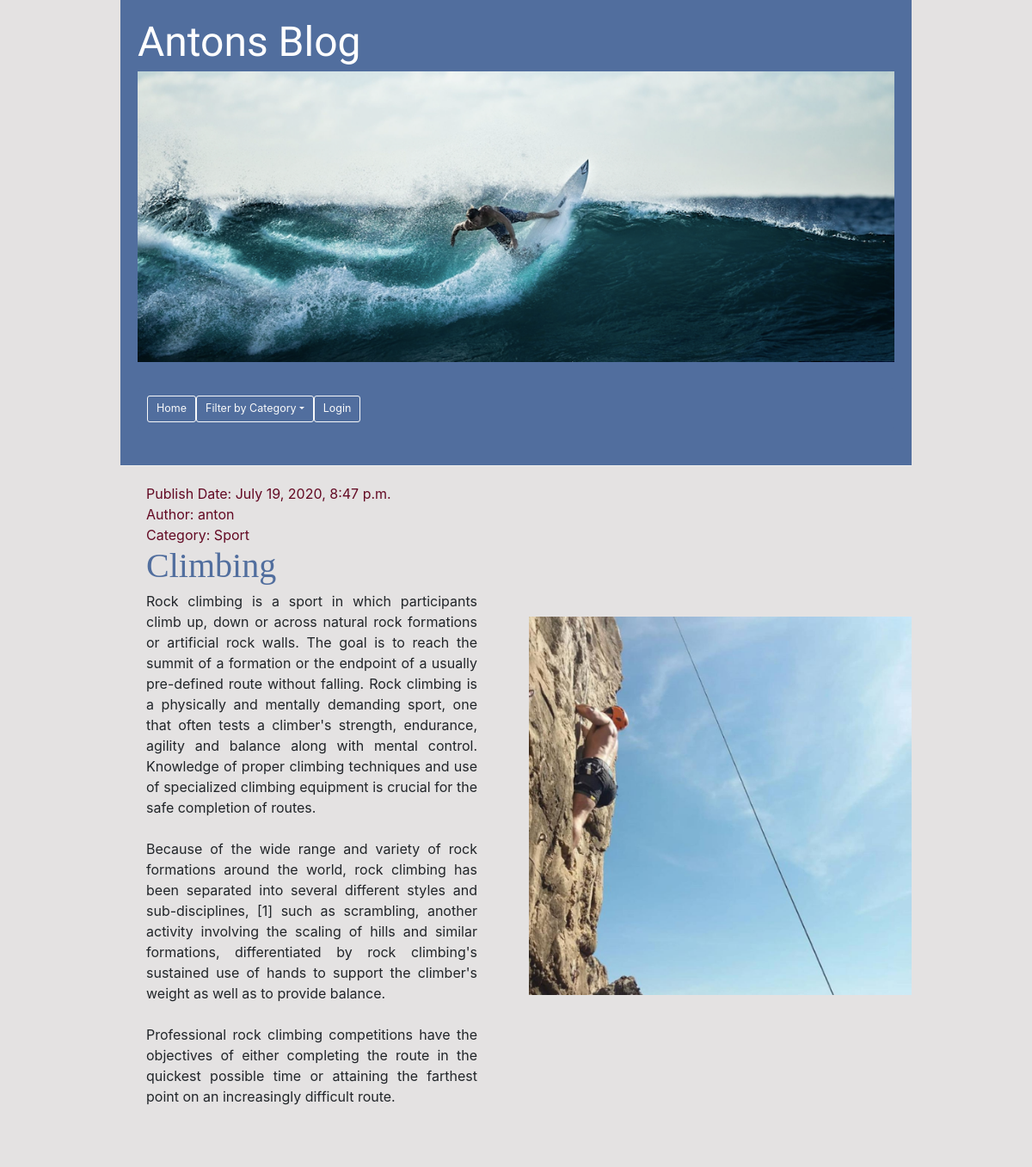
The page /post/13/ on the database its author committed.
### blog/models.py (models this page shows, shortened)
class Post(models.Model):
    author = models.ForeignKey(settings.AUTH_USER_MODEL, on_delete=models.CASCADE)
    title = models.CharField(max_length=200)
    text = models.TextField()
    created_date = models.DateTimeField(default=timezone.now)
    published_date = models.DateTimeField(blank=True, null=True)
    image = models.ImageField(null=True, upload_to='images/')
    CATEGORY1 = 'Food'
    CATEGORY2 = 'Body'
    CATEGORY3 = 'Lifestyle'
    CATEGORY4 = 'Sport'
    CATEGORY5 = 'Other'
    CATEGORY_CHOICES = [
        (CATEGORY1, 'Food'),
        (CATEGORY2, 'Body'),
        (CATEGORY3, 'Lifestyle'),
        (CATEGORY4, 'Sport'),
        (CATEGORY5, 'Other')
    ]
    category = models.CharField(
        blank=True,
        max_length=20,
        choices=CATEGORY_CHOICES,
    )

### blog/views.py (the view)
# urls.py: path('post/<int:pk>/', views.post_detail, name='post_detail'),
def post_detail(request, pk):
    post = get_object_or_404(Post, pk=pk)
    return render(request, 'blog/post_detail.html', {'post': post})

### blog/templates/blog/post_detail.html (shortened to what this page needs)
{% extends 'blog/base.html' %}
{% block content %}
<div class="row">
    <div class="col-lg-6">
    <div class="post">
        {% if post.published_date %}
        <div class="date">
            <a>Publish Date:  </a>{{ post.published_date }}
        </div>
        {% endif %}
        {% if post.author %}
        <div class="author">
            <a>Author:  </a>{{ post.author }}
        </div>
        {% endif %}
        <div class="category">
            <a>Category:  </a>{{ post.category }}
        </div>
        <h2><a>{{ post.title }}</a></h2>
        <p>{{ post.text|linebreaksbr }}</p>
    </div>
</div>
    <div class="col-lg-6" style="margin:155px 0px">
        {% if post.image %}
        <img class="img-responsive" src="{{ post.image.url}}" alt="{{ post.title }}" class="post-image">
        {% endif %}
    </div>
    </div>
{% endblock %}

### blog/static/css/blog.css (style rules this page uses)
body { background-color: #e4e2e2; padding-left: 125px; padding-right: 125px; }
h2 a { font-family: 'Bradley Hand', cursive; font-size: 30pt; color: #516e9e; }
.date { color: #630923; }
.author { color: #630923; }
.category { color: #630923; }
.post { margin-bottom: 70px; text-align: justify; text-justify: inter-word; font-size: 12pt; margin-left: 30px; margin-right: 30px; }
.post h2 a, .post h2 a:visited { color: #516e9e; }

### blog/templates/blog/base.html (style rules this page uses)
img { display: block;margin-bottom: 30px; }

### rows shown on the page
Post: published_date "July 19, 2020, 8:47 p.m.", author "anton", category "Sport", title "Climbing", text "Rock climbing is a sport in which participants climb up, down or across natural rock formations or artificial rock walls. The goal is to reach the summit of a formation or the endpoint of a usually pre-defined route without falling. Rock climbing is a physically and mentally demanding sport, one that often tests a climber's strength, endurance, agility and balance along with mental control. Knowledge of proper climbing techniques and use of specialized climbing equipment is crucial for the safe completion of routes. Because of the wide range and variety of rock formations around the world, rock climbing has been separated into several different styles and sub-disciplines, [1] such as…", image (picture)
